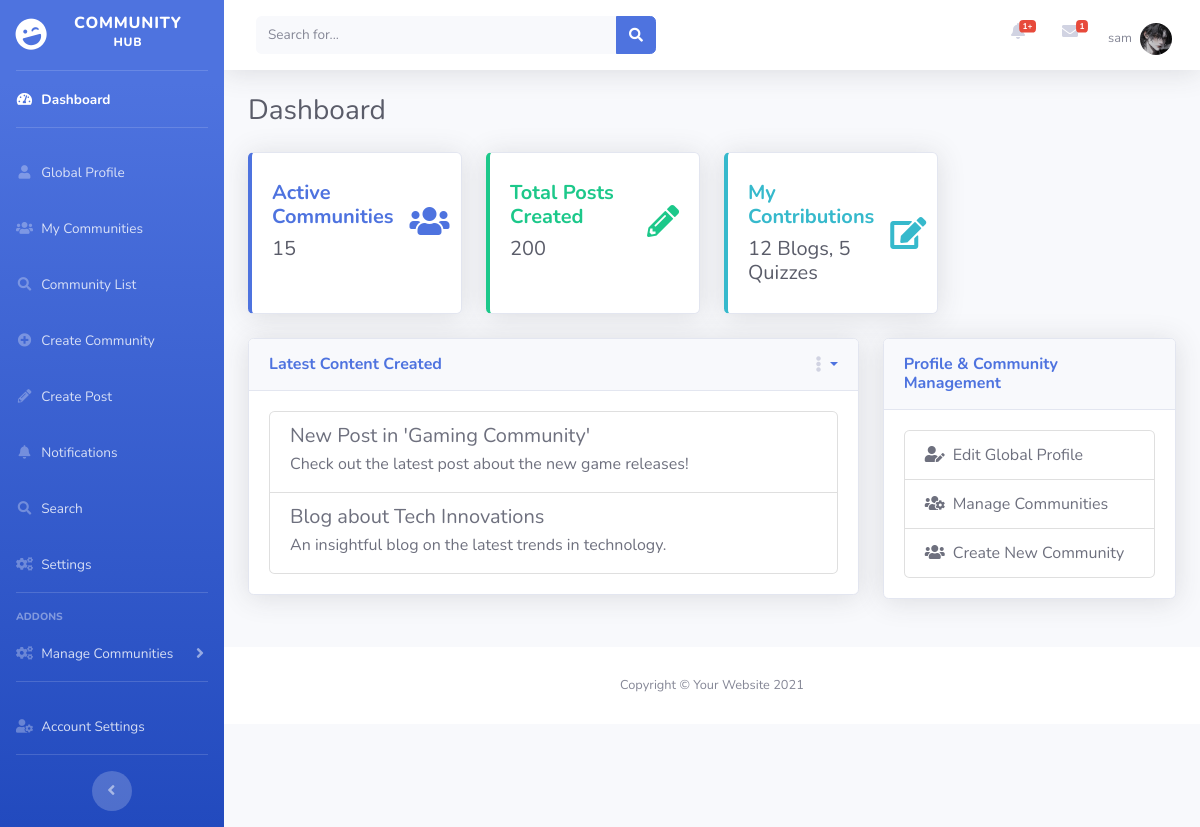
Screenshot of /index.php (signed in) with the database file from the repository.
### tables this page shows
CREATE TABLE `register` (
  `id` int(11) NOT NULL,
  `imgupload` varchar(255) NOT NULL,
  `firstname` varchar(100) NOT NULL,
  `username` varchar(100) NOT NULL,
  `email` varchar(100) NOT NULL,
  `password` varchar(255) NOT NULL,
  `bio` varchar(500) NOT NULL
);

### index.php (the view, shortened to what this page needs)
<?php
include("db_connection.php");
$user_email = $_SESSION['email'];
$sql = "SELECT firstname, imgupload FROM register WHERE email = ?";
$stmt = $conn->prepare($sql);
$stmt->bind_param("s", $user_email);
$stmt->execute();
$result = $stmt->get_result();
if ($result->num_rows > 0) {
    $row = $result->fetch_assoc();
    $firstname = $row['firstname'];
    $profile_image = $row['imgupload'] ? $row['imgupload'] : 'img/undraw_profile.svg';
} else {
    $firstname = "Guest";
    $profile_image = 'img/undraw_profile.svg';
}
?>
<!DOCTYPE html>
<html lang="en">
<head>
    <link href="vendor/fontawesome-free/css/all.min.css" rel="stylesheet" type="text/css">
    <link href="css/sb-admin-2.min.css" rel="stylesheet">
</head>
<body id="page-top">
    <div id="wrapper">
        <ul class="navbar-nav bg-gradient-primary sidebar sidebar-dark accordion" id="accordionSidebar">
            <a class="sidebar-brand d-flex align-items-center justify-content-center" href="index.html">
                <div class="sidebar-brand-icon rotate-n-15">
                    <i class="fas fa-laugh-wink"></i>
                </div>
                <div class="sidebar-brand-text mx-3">Community <sup>Hub</sup></div>
            </a>
            <hr class="sidebar-divider my-0">
            <li class="nav-item active">
                <a class="nav-link" href="index.php">
                    <i class="fas fa-fw fa-tachometer-alt"></i>
                    <span>Dashboard</span></a>
            </li>
<hr class="sidebar-divider">
<li class="nav-item">
    <a class="nav-link" href="user_profile.php">
        <i class="fas fa-fw fa-user"></i>
        <span>Global Profile</span>
    </a>
</li>
<li class="nav-item">
    <a class="nav-link" href="my_community.php">
        <i class="fas fa-fw fa-users"></i>
        <span>My Communities</span>
    </a>
</li>
<li class="nav-item">
    <a class="nav-link" href="community_list.php">
        <i class="fas fa-fw fa-search"></i>
        <span>Community List</span>
    </a>
</li>
<li class="nav-item">
    <a class="nav-link" href="create_community.php">
        <i class="fas fa-fw fa-plus-circle"></i>
        <span>Create Community</span>
    </a>
</li>
<li class="nav-item">
    <a class="nav-link" href="community_list.php">
        <i class="fas fa-fw fa-pencil-alt"></i>
        <span>Create Post</span>
    </a>
</li>
<li class="nav-item">
    <a class="nav-link" href="#notifications">
        <i class="fas fa-fw fa-bell"></i>
        <span>Notifications</span>
    </a>
</li>
<li class="nav-item">
    <a class="nav-link" href="#search">
        <i class="fas fa-fw fa-search"></i>
        <span>Search</span>
    </a>
</li>
<li class="nav-item">
    <a class="nav-link" href="settings.php">
        <i class="fas fa-fw fa-cogs"></i>
        <span>Settings</span>
    </a>
</li>
<hr class="sidebar-divider">
<div class="sidebar-heading">
    Addons
</div>
<li class="nav-item">
    <a class="nav-link collapsed" href="manage_community.php" data-toggle="collapse" data-target="#collapseManage"
        aria-expanded="true" aria-controls="collapseManage">
        <i class="fas fa-fw fa-cogs"></i>
        <span>Manage Communities</span>
    </a>
</li>
<hr class="sidebar-divider">
<li class="nav-item">
    <a class="nav-link" href="#accountSettings">
        <i class="fas fa-fw fa-user-cog"></i>
        <span>Account Settings</span>
    </a>
</li>
            <hr class="sidebar-divider d-none d-md-block">
            <div class="text-center d-none d-md-inline">
                <button class="rounded-circle border-0" id="sidebarToggle"></button>
            </div>
        </ul>
        <div id="content-wrapper" class="d-flex flex-column">
            <div id="content">
                <nav class="navbar navbar-expand navbar-light bg-white topbar mb-4 static-top shadow">
                    <form
    class="d-none d-sm-inline-block form-inline mr-auto ml-md-3 my-2 my-md-0 mw-100 navbar-search"
    action="search.php" method="get">
    <div class="input-group">
        <input type="text" name="query" class="form-control bg-light border-0 small" placeholder="Search for..."
            aria-label="Search" aria-describedby="basic-addon2">
        <div class="input-group-append">
            <button class="btn btn-primary" type="submit">
                <i class="fas fa-search fa-sm"></i>
            </button>
        </div>
    </div>
</form>
                    <ul class="navbar-nav ml-auto">
                        <li class="nav-item dropdown no-arrow mx-1">
                            <a class="nav-link dropdown-toggle" href="#" id="alertsDropdown" role="button"
                                data-toggle="dropdown" aria-haspopup="true" aria-expanded="false">
                                <i class="fas fa-bell fa-fw"></i>
                                <span class="badge badge-danger badge-counter">1+</span>
                            </a>
                            <div class="dropdown-list dropdown-menu dropdown-menu-right shadow animated--grow-in"
                                aria-labelledby="alertsDropdown">
                        <li class="nav-item dropdown no-arrow mx-1">
                            <a class="nav-link dropdown-toggle" href="#" id="messagesDropdown" role="button"
                                data-toggle="dropdown" aria-haspopup="true" aria-expanded="false">
                                <i class="fas fa-envelope fa-fw"></i>
                                <span class="badge badge-danger badge-counter">1</span>
                            </a>
                            <div class="dropdown-list dropdown-menu dropdown-menu-right shadow animated--grow-in"
                                aria-labelledby="messagesDropdown">
                                <a class="dropdown-item d-flex align-items-center" href="#">
                        <li class="nav-item dropdown no-arrow">
<a class="nav-link dropdown-toggle" href="#" id="userDropdown" role="button"
   data-toggle="dropdown" aria-haspopup="true" aria-expanded="false">
    <span class="mr-2 d-none d-lg-inline text-gray-600 small"><?php echo htmlspecialchars($firstname); ?></span>
    <img class="img-profile rounded-circle" src="<?php echo htmlspecialchars($profile_image); ?>" alt="Profile Image">
   </a>
                        </li>
                    </ul>
                </nav>
<div class="container-fluid">
    <div class="d-flex justify-content-between align-items-center mb-4">
        <h1 class="h3 mb-0 text-gray-800">Dashboard</h1>
    </div>
    <div class="row">
        <div class="col-xl-3 col-md-6 mb-4">
            <div class="card border-left-primary shadow h-100 py-2">
                <div class="card-body">
                    <div class="d-flex align-items-center">
                        <div class="mr-3">
                            <h5 class="font-weight-bold text-primary">Active Communities</h5>
                            <p class="h5 mb-0 text-gray-800">15</p>
                        </div>
                        <i class="fas fa-users fa-2x text-primary"></i>
                    </div>
                </div>
            </div>
        </div>
        <div class="col-xl-3 col-md-6 mb-4">
            <div class="card border-left-success shadow h-100 py-2">
                <div class="card-body">
                    <div class="d-flex align-items-center">
                        <div class="mr-3">
                            <h5 class="font-weight-bold text-success">Total Posts Created</h5>
                            <p class="h5 mb-0 text-gray-800">200</p>
                        </div>
                        <i class="fas fa-pencil-alt fa-2x text-success"></i>
                    </div>
                </div>
            </div>
        </div>
        <div class="col-xl-3 col-md-6 mb-4">
            <div class="card border-left-info shadow h-100 py-2">
                <div class="card-body">
                    <div class="d-flex align-items-center">
                        <div class="mr-3">
                            <h5 class="font-weight-bold text-info">My Contributions</h5>
                            <p class="h5 mb-0 text-gray-800">12 Blogs, 5 Quizzes</p>
                        </div>
                        <i class="fas fa-edit fa-2x text-info"></i>
                    </div>
                </div>
            </div>
        </div>
    </div>
    <div class="row mb-4">
        <div class="col-xl-8 col-lg-7">
            <div class="card shadow mb-4">
                <div class="card-header py-3 d-flex justify-content-between align-items-center">
                    <h6 class="m-0 font-weight-bold text-primary">Latest Content Created</h6>
                    <div class="dropdown">
                        <a class="dropdown-toggle" href="#" id="dropdownMenuLink" data-toggle="dropdown" aria-haspopup="true" aria-expanded="false">
                            <i class="fas fa-ellipsis-v text-gray-400"></i>
                        </a>
                    </div>
                </div>
                <div class="card-body">
                    <div class="list-group">
                        <a href="#" class="list-group-item list-group-item-action">
                            <h5 class="mb-1">New Post in 'Gaming Community'</h5>
                            <p class="mb-1">Check out the latest post about the new game releases!</p>
                        </a>
                        <a href="#" class="list-group-item list-group-item-action">
                            <h5 class="mb-1">Blog about Tech Innovations</h5>
                            <p class="mb-1">An insightful blog on the latest trends in technology.</p>
                        </a>
                    </div>
                </div>
            </div>
        </div>
        <div class="col-xl-4 col-lg-5">
            <div class="card shadow mb-4">
                <div class="card-header py-3 d-flex justify-content-between align-items-center">
                    <h6 class="m-0 font-weight-bold text-primary">Profile & Community Management</h6>
                </div>
                <div class="card-body">
                    <div class="list-group">
                        <a href="user_profile.php" class="list-group-item list-group-item-action">
                            <i class="fas fa-user-edit mr-2"></i>Edit Global Profile
                        </a>
                        <a href="#" class="list-group-item list-group-item-action">
                            <i class="fas fa-users-cog mr-2"></i>Manage Communities
                        </a>
                        <a href="#" class="list-group-item list-group-item-action">
                            <i class="fas fa-users mr-2"></i>Create New Community
                        </a>
                    </div>
                </div>
            </div>
        </div>
    </div>
</div>
            <footer class="sticky-footer bg-white">
                <div class="container my-auto">
                    <div class="copyright text-center my-auto">
                        <span>Copyright &copy; Your Website 2021</span>
                    </div>
                </div>
            </footer>
        </div>
    </div>
</body>
</html>

### rows the page displays
register: firstname "sam", imgupload (picture)
